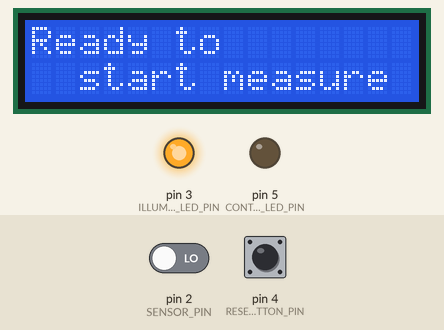
Recording of a sketch running on a simulated Arduino Uno, built with avr-gcc and run on an emulated ATmega328P. On the bench: 16×2 character LCD, output pins drawn as LEDs (lit = HIGH). The inputs (shaded band) are chosen by the test bench; at power-on: pin 2 (SENSOR_PIN) LOW, pin 4 (RESET_BUTTON_PIN) LOW. What the sketch prints to the serial monitor is not drawn.

Above: at 1.4 s.
1.5 s: pin 2 (SENSOR_PIN) driven HIGH
At 2.4 s:
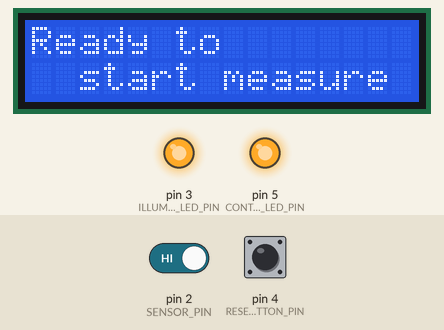
3.0 s: pin 2 (SENSOR_PIN) driven LOW
At 3.4 s:
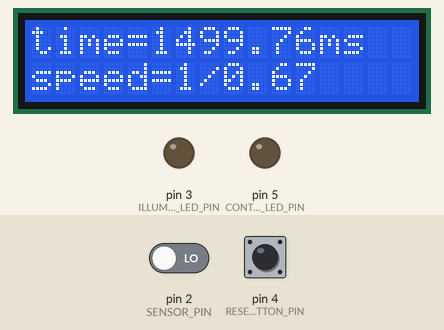
Timing chart, 0 to 6.0 s (numbered marks = the images above; inputs shaded):
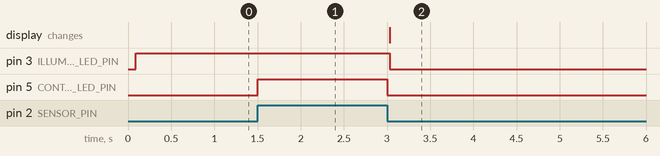

The sketch:

shutter_speed_tester.ino
```cpp
// (licence header left out)
#include <LiquidCrystal_I2C.h> // LiquidCrystal I2C by Frank de Brabander
#include <EEPROM.h>
#include <Wire.h>
#include <util/atomic.h> // this library includes the ATOMIC_BLOCK macro.

//#define DEBUG
//#define PERF_DEBUG

#define USE_1M_RESISTOR
// delay due to the hardware (microseconds)
#define HW_DELAY 240
// minimum light pulse considered as reliable (microseconds)
#define MIN_PULSE 100

// 1.0.0 : initial version
// 1.1.0 : patch for hardware delay compensation
const char *version = "1.1.0";

const byte SENSOR_PIN = 2;
const byte ILLUMINATION_LED_PIN = 3;
const byte RESET_BUTTON_PIN = 4;
const byte CONTROL_LED_PIN = 5;

const byte ON = 1;
const byte OFF = 0;

// These variables are manipulated by the interrupt callback used to read the value
const byte NOTHING = 0;
const byte OPENING = 1;
const byte CLOSING = 2;
volatile byte event_type = 0;
volatile bool measure_is_open = false;
volatile unsigned long  duration = 0;

const byte READY_STATE = 0;
const byte SHUTTER_OPEN_STATE = 1;
const byte DISPLAY_STATE = 2;
byte current_state = READY_STATE;

// control LED lev (over 255)
const int control_led_level = 255;

// EEPROM memory address that contains i2c address value
const int EEPROM_I2C = 0;

// Because the liquid_crystal_i2c library can only be inscated with the address value,
//   and this value cannot be changed afterward, we will instanciate it later
LiquidCrystal_I2C *lcd = NULL;

void setup() {
    Serial.begin(9600);

    setup_i2c_address();
    if(lcd != NULL) {
        // Init LCD
        lcd->init();                      // initialize the lcd
        lcd->backlight();
        lcd->noCursor();
        lcdDisplayReady();
    }

    pinMode(SENSOR_PIN, INPUT);
    pinMode(ILLUMINATION_LED_PIN, OUTPUT);
    pinMode(RESET_BUTTON_PIN, INPUT);
    pinMode(CONTROL_LED_PIN, OUTPUT);
    attachInterrupt(digitalPinToInterrupt(SENSOR_PIN), shutter_cb,  CHANGE);

    Serial.println("Shutter speed tester");
    Serial.print("Version ");
    Serial.println(version);


    // Light ON
    digitalWrite(ILLUMINATION_LED_PIN, ON);
    digitalWrite(CONTROL_LED_PIN, OFF);
    #if defined DEBUG
    Serial.println("Ready to start measure");
    #endif
    delay(200);
    event_type = NOTHING; // Clear the events induced by the light switch
    measure_is_open = true;
}

void setup_i2c_address() {
    byte address = 0;
    EEPROM.get(EEPROM_I2C, address);
    #if defined DEBUG
    Serial.print("Initial I2C address is : ");
    Serial.println(address, HEX);
    #endif

    byte error;
    Wire.begin();
    Wire.beginTransmission(address);
    error = Wire.endTransmission();
    if(error == 0) {
      #if defined DEBUG
      Serial.println("Device found at this address, cool!");
      #endif
    } else {    // find the address of the lcd
        #if defined DEBUG
        Serial.println("No device found at this address, sorry!");
        Serial.println("Searching another address...");
        #endif
        bool found = false;
        for(address = 1; (address < 127) && !found ; address++ ) {
            Wire.beginTransmission(address);
            error = Wire.endTransmission();
            if (error == 0) { // lcd found !
                found = true;
                #if defined DEBUG
                Serial.print("I2C device found at address 0x");
                Serial.println(address, HEX);
                #endif
                // save it
                EEPROM[EEPROM_I2C] = address;
                #if defined DEBUG
                Serial.println("Saved in EEPROM");
                #endif
            }
       }
       if(!found) {
            #if defined DEBUG
            Serial.println("Sorry, no I2C device found.");
            #endif
       }
    }
    if(error == 0) { // the i2c device has been found, address variable is ok
        Serial.println("Initializing LCD...");
        lcd = new LiquidCrystal_I2C(address,16,2);
    }
}

void loop() {
    if(current_state == READY_STATE) {
      if(event_type == OPENING || digitalRead(SENSOR_PIN) == ON) {
        // Entering the Shutter Open State
        // digitalWrite(CONTROL_LED_PIN, ON); // light on the control led
        analogWrite(CONTROL_LED_PIN, control_led_level);
        event_type = NOTHING; // Ok, taken into account
        current_state = SHUTTER_OPEN_STATE;
#if defined DEBUG
        Serial.println("Entering SHUTTER OPEN State");
#endif // defined DEBUG
      } else if(event_type == CLOSING) { // maybe to fast to first open
        event_type = NOTHING; // Ok, taken into account
        // Entering Display State
        enterDisplayState();
        current_state = DISPLAY_STATE;
#if defined DEBUG
        Serial.println("Entered closing while waiting");
#endif // defined DEBUG
      }
    } else if(current_state == SHUTTER_OPEN_STATE) {
      if(event_type == CLOSING) {
        event_type = NOTHING; // Ok, taken into account
        digitalWrite(CONTROL_LED_PIN, OFF); // switch off the control LED
        // Entering Display State
        enterDisplayState();
        current_state = DISPLAY_STATE;
      }
    } else if(current_state == DISPLAY_STATE) {
        byte reset_pin = digitalRead(RESET_BUTTON_PIN);
        if(reset_pin == 1) {
          // Entering Ready State
          // Light ON
          digitalWrite(ILLUMINATION_LED_PIN,ON);
          delay(200);
          event_type = NOTHING; // Clear the events induced by the light switch
          lcdDisplayReady();
          Serial.println("Ready to start measure");

          current_state = READY_STATE;
          measure_is_open = true;
        }
        if (event_type == CLOSING) {
#if defined DEBUG
           Serial.println("Closing while in display");
#endif // defined DEBUG
        }
    }
    delay(10);
}

void lcdDisplayReady() {
  if(lcd != NULL) {
    lcd->clear();
    lcd->setCursor(0,0);
    lcd->print("Ready to");
    lcd->setCursor(2,1);
    lcd->print("start measure");
  }
}

void lcdDisplayMeasure(long microsDuration) {
  float time_mili = microsDuration / 1000.0;
  float speed_val = 1000.0 / time_mili;

  String strTime = String(time_mili);
  String strSpeed = String(speed_val);

  // Asumption that the precision is not goot enough to mesure time less than MIN_PULSE
  if(microsDuration < MIN_PULSE) {
    strTime = " - ";
    strSpeed = " - ";
  }
  if(lcd != NULL) {
    lcd->clear();
    lcd->setCursor(0,0);
    lcd->print("time=");
    lcd->print(strTime);
    lcd->print("ms");
    lcd->setCursor(0,1);
    lcd->print("speed=1/");
    lcd->print(strSpeed
    );
  }
}

void enterDisplayState() {
    // Display result
    lcdDisplayMeasure(duration);

#if defined DEBUG
    float time_mili = duration / 1000.0;
    float speed_val = 1000.0 / time_mili;
    Serial.print("Opening duration (ms) : ");
    Serial.print(time_mili);
    Serial.print(" Speed : 1/");
    Serial.print(speed_val);
    Serial.println();
#endif // defined DEBUG

    // Switch off the illumination led
    digitalWrite(ILLUMINATION_LED_PIN, OFF);
}

/*
 * Callback to measure the time where the shutter is open
 * The tricky thing is to prevent bouncing
 */
void shutter_cb() {
  static byte previous_state = OFF;
  static  unsigned long begin_time = 0;
  static unsigned long end_time = 0;
  if( measure_is_open) {
#if defined PERF_DEBUG
    unsigned long t1 = micros();
#endif

    ATOMIC_BLOCK(ATOMIC_RESTORESTATE) {
      byte current_state = digitalRead(SENSOR_PIN);
      if(current_state != previous_state) {
        if((current_state == ON) && (begin_time == 0) ) { // alow start measure only once
          begin_time = micros();
          event_type = OPENING;
    #if defined DEBUG
        Serial.print("Open - ");
        Serial.println(measure_is_open);
    #endif // defined DEBUG
        } else if((current_state == OFF) && (begin_time !=0) ){ // current_state==OFF but prevent close before open
          end_time = micros();
  #if defined USE_1M_RESISTOR
          // A 1M Ohm resistor is too high and causes delay in phototransistor discharge.
          // This delay is almost the same whatever the mesure, so just substract it
          duration = end_time - begin_time - HW_DELAY;
  #else
          duration = end_time - begin_time;
  #endif // defined USE_1M_RESISTOR
          // reset measurement
          begin_time = end_time = 0;
          event_type = CLOSING;
    #if defined DEBUG
        Serial.print("Close - ");
        Serial.println(measure_is_open);
    #endif // defined DEBUG
          measure_is_open = false;
        }
        previous_state = current_state;
      }
    } // ATOMIC_BLOC
  #if defined PERF_DEBUG
  unsigned long t2 = micros();
  Serial.print("callback duration (micros) : ");
  Serial.println(t2-t1);
  #endif
  } // measure_is_open
}
```

Measured:
- after the input at 1.5 s, pin 5 (CONTROL_LED_PIN): LOW → HIGH at once
- after the input at 3.0 s, pin 3 (ILLUMINATION_LED_PIN), pin 5 (CONTROL_LED_PIN): HIGH → LOW at once; the display: changes at once (image 2)
